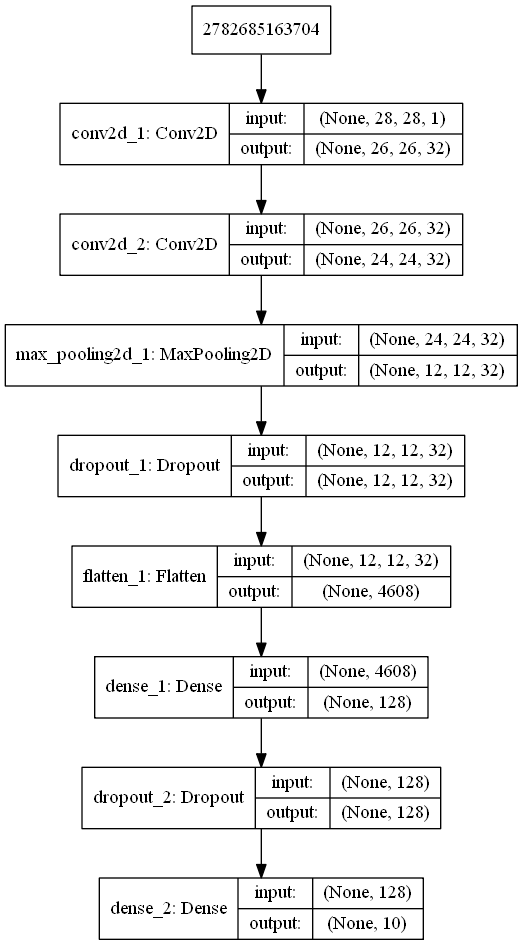

The Python source for this figure:
# coding: utf-8
#!/usr/bin/python

from keras.models import load_model 
from keras.utils import plot_model
import pydot_ng as pydot
import os


#给系统添加环境变量，修改的环境变量是临时改变的，当程序停止时修改的环境变量失效（系统变量不会改变）
os.environ["Path"] += os.pathsep + r"D:\Program Files\WinPython-64bit-3.6.1.0Qt5\graphviz\bin"


#加载模型
model = load_model('model.h5')
print(model.summary())


#pydot.Dot.create(pydot.Dot())
plot_model(model, to_file='模型结构.png',show_shapes=True)
